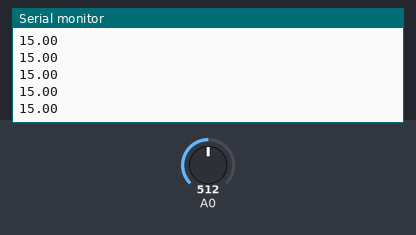
The sketch below on a simulated Arduino Uno, built with avr-gcc and run on an emulated ATmega328P. Parts: the last lines printed to the serial monitor. The test bench sets the inputs (shaded band); at power-on: A0 = 512.

Above: at 1.2 s.
1.3 s: A0 set to 0
At 2.0 s:
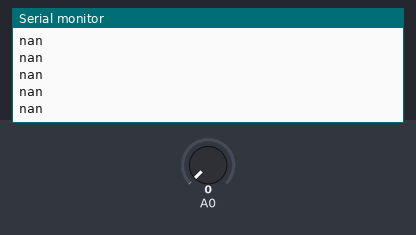
3.2 s: A0 set to 122
At 3.8 s:
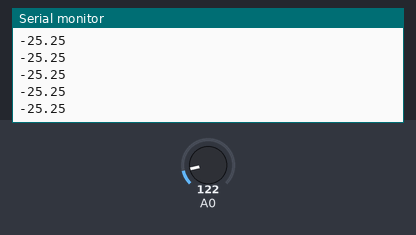
Timing chart, 0 to 6.2 s (numbered marks = the images above; inputs shaded):
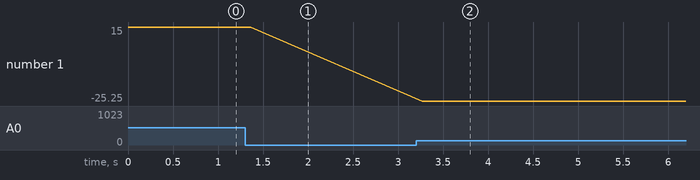

The sketch:

Temperature.ino
```cpp
/*
 * To use a Thermister sensor and convert its readings into degrees celsius.
 * And display this result in terms of colours on a Cube in VR, using Oculus Rift and Unity.
 */


double Thermister(int rawValue) { // A custom function that returns (outputs) the temperature from the raw value to celsius, as a decimal number.

  // Maths done to convert raw value from the sensor to degrees in celsius. * = multiplying.
  double celsius;
  celsius = log(((10240000 / rawValue) - 10000));
  celsius = 1 / (0.001129148 + (0.000234125 + (0.0000000876741 * celsius * celsius )) * celsius );
  celsius = celsius - 273.15 - 10;

  // Output the celsius conversion.
  return celsius;
}

// Runs at the beginning of the 'sketch' (program). And only runs once, initially.
void setup() {
  // Opens a connection to the Serial Port of the Arduino, to communicate with it.
  Serial.begin(9600);
}

// Runs continiously, on loop.
void loop() {
  double temp = Thermister(analogRead(A0)); // Assigning the maths calculation to 'temp' which is a decimal/real number.
  Serial.println(temp); // Printing out the celsius temperature from the sensor.
}
```

Measured:
- after the input at 1.3 s, the serial monitor: prints a new line after 0.07 s (image 1)
- after the input at 3.2 s, the serial monitor: prints a new line after 0.07 s (image 2)
- plotted number 1: 15 → -25 after the input at 3.2 s
